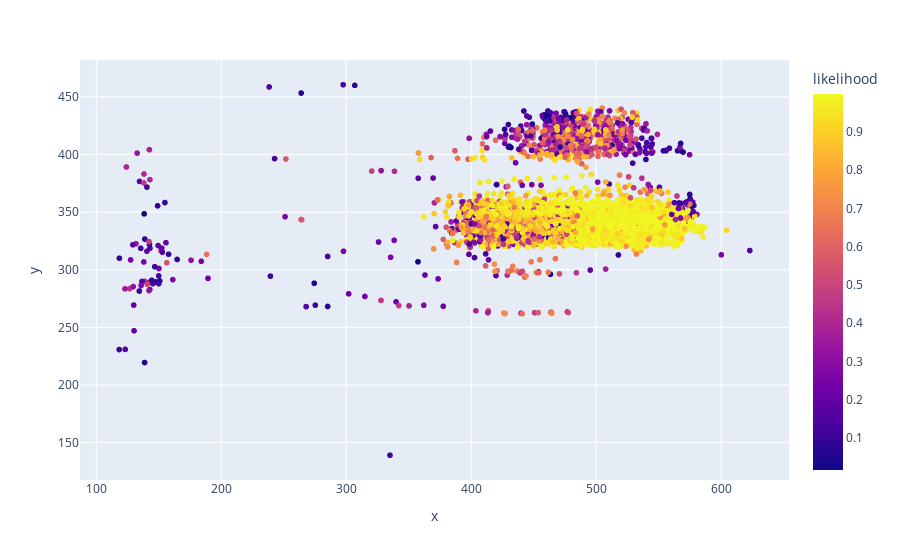
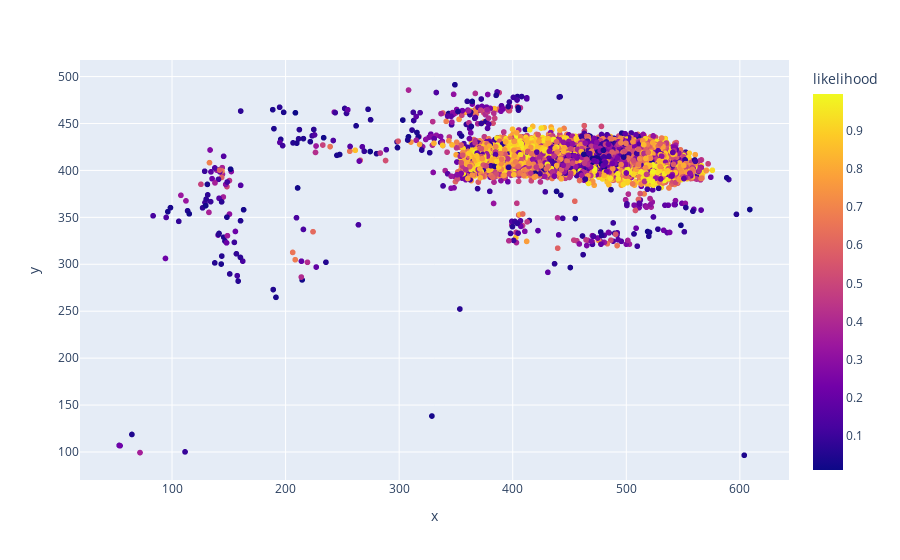
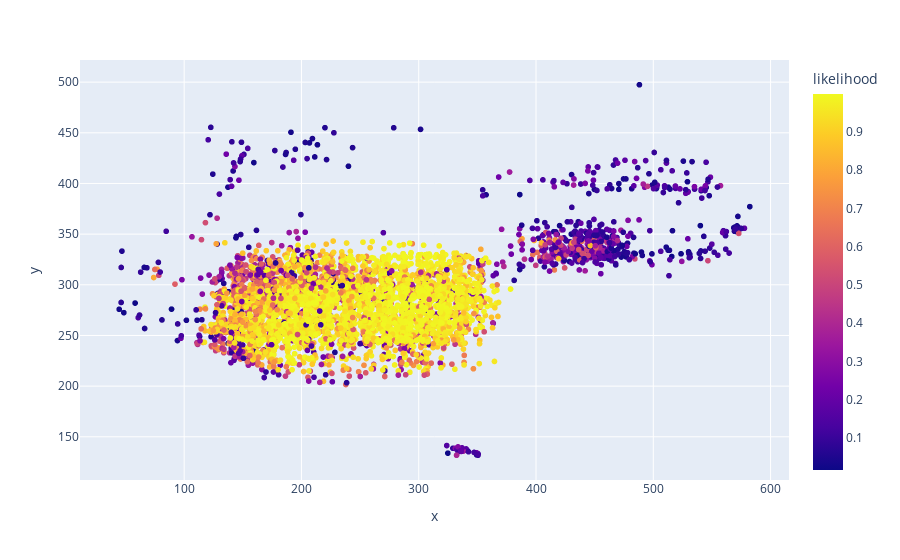
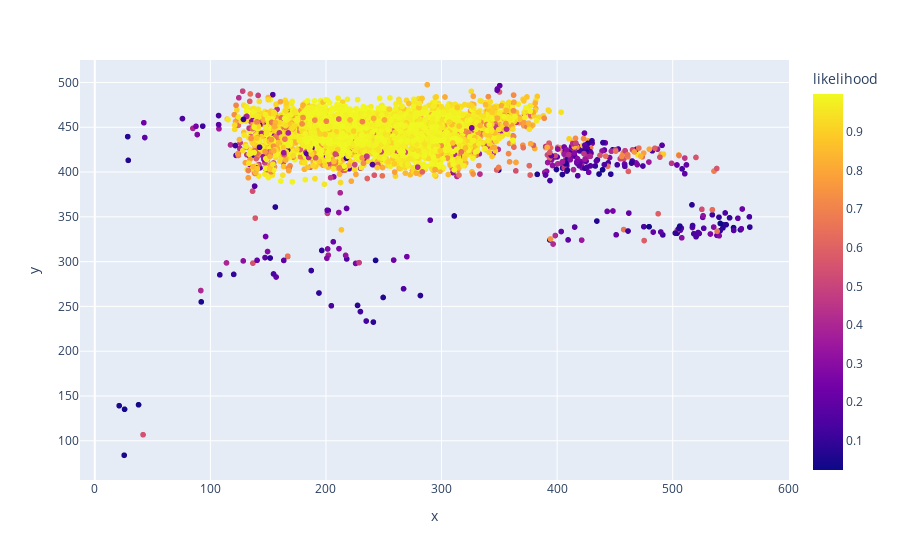

Source (notebook cell) for these figures, in order:
### Code cell
for key in labels:
    fig = px.scatter(df_bodypart(df, key), x="x", y="y", color='likelihood')
    print(key)
    fig.show()

### Figure 1 — Plotly figure (JSON) as saved in the notebook; plotly's stock layout.template omitted (floating-point values rounded to 4 significant figures; data arrays with more than 128 entries replaced by an {"elided": "..."} marker saying what was removed)
{"data": [{"hovertemplate": "x=%{x}<br>y=%{y}<br>likelihood=%{marker.color}<extra></extra>", "legendgroup": "", "marker": {"color": {"elided": "5034 float values"}, "coloraxis": "coloraxis", "symbol": "circle"}, "mode": "markers", "name": "", "showlegend": false, "type": "scattergl", "x": {"elided": "5034 float values"}, "xaxis": "x", "y": {"elided": "5034 float values"}, "yaxis": "y"}], "layout": {"coloraxis": {"colorbar": {"title": {"text": "likelihood"}}, "colorscale": [[0, "#0d0887"], [0.1111, "#46039f"], [0.2222, "#7201a8"], [0.3333, "#9c179e"], [0.4444, "#bd3786"], [0.5556, "#d8576b"], [0.6667, "#ed7953"], [0.7778, "#fb9f3a"], [0.8889, "#fdca26"], [1, "#f0f921"]]}, "legend": {"tracegroupgap": 0}, "margin": {"t": 60}, "xaxis": {"anchor": "y", "domain": [0, 1], "title": {"text": "x"}}, "yaxis": {"anchor": "x", "domain": [0, 1], "title": {"text": "y"}}}}

### Figure 2 — Plotly figure (JSON) as saved in the notebook; plotly's stock layout.template omitted (floating-point values rounded to 4 significant figures; data arrays with more than 128 entries replaced by an {"elided": "..."} marker saying what was removed)
{"data": [{"hovertemplate": "x=%{x}<br>y=%{y}<br>likelihood=%{marker.color}<extra></extra>", "legendgroup": "", "marker": {"color": {"elided": "5034 float values"}, "coloraxis": "coloraxis", "symbol": "circle"}, "mode": "markers", "name": "", "showlegend": false, "type": "scattergl", "x": {"elided": "5034 float values"}, "xaxis": "x", "y": {"elided": "5034 float values"}, "yaxis": "y"}], "layout": {"coloraxis": {"colorbar": {"title": {"text": "likelihood"}}, "colorscale": [[0, "#0d0887"], [0.1111, "#46039f"], [0.2222, "#7201a8"], [0.3333, "#9c179e"], [0.4444, "#bd3786"], [0.5556, "#d8576b"], [0.6667, "#ed7953"], [0.7778, "#fb9f3a"], [0.8889, "#fdca26"], [1, "#f0f921"]]}, "legend": {"tracegroupgap": 0}, "margin": {"t": 60}, "xaxis": {"anchor": "y", "domain": [0, 1], "title": {"text": "x"}}, "yaxis": {"anchor": "x", "domain": [0, 1], "title": {"text": "y"}}}}

### Figure 3 — Plotly figure (JSON) as saved in the notebook; plotly's stock layout.template omitted (floating-point values rounded to 4 significant figures; data arrays with more than 128 entries replaced by an {"elided": "..."} marker saying what was removed)
{"data": [{"hovertemplate": "x=%{x}<br>y=%{y}<br>likelihood=%{marker.color}<extra></extra>", "legendgroup": "", "marker": {"color": {"elided": "5034 float values"}, "coloraxis": "coloraxis", "symbol": "circle"}, "mode": "markers", "name": "", "showlegend": false, "type": "scattergl", "x": {"elided": "5034 float values"}, "xaxis": "x", "y": {"elided": "5034 float values"}, "yaxis": "y"}], "layout": {"coloraxis": {"colorbar": {"title": {"text": "likelihood"}}, "colorscale": [[0, "#0d0887"], [0.1111, "#46039f"], [0.2222, "#7201a8"], [0.3333, "#9c179e"], [0.4444, "#bd3786"], [0.5556, "#d8576b"], [0.6667, "#ed7953"], [0.7778, "#fb9f3a"], [0.8889, "#fdca26"], [1, "#f0f921"]]}, "legend": {"tracegroupgap": 0}, "margin": {"t": 60}, "xaxis": {"anchor": "y", "domain": [0, 1], "title": {"text": "x"}}, "yaxis": {"anchor": "x", "domain": [0, 1], "title": {"text": "y"}}}}

### Figure 4 — Plotly figure (JSON) as saved in the notebook; plotly's stock layout.template omitted (floating-point values rounded to 4 significant figures; data arrays with more than 128 entries replaced by an {"elided": "..."} marker saying what was removed)
{"data": [{"hovertemplate": "x=%{x}<br>y=%{y}<br>likelihood=%{marker.color}<extra></extra>", "legendgroup": "", "marker": {"color": {"elided": "5034 float values"}, "coloraxis": "coloraxis", "symbol": "circle"}, "mode": "markers", "name": "", "showlegend": false, "type": "scattergl", "x": {"elided": "5034 float values"}, "xaxis": "x", "y": {"elided": "5034 float values"}, "yaxis": "y"}], "layout": {"coloraxis": {"colorbar": {"title": {"text": "likelihood"}}, "colorscale": [[0, "#0d0887"], [0.1111, "#46039f"], [0.2222, "#7201a8"], [0.3333, "#9c179e"], [0.4444, "#bd3786"], [0.5556, "#d8576b"], [0.6667, "#ed7953"], [0.7778, "#fb9f3a"], [0.8889, "#fdca26"], [1, "#f0f921"]]}, "legend": {"tracegroupgap": 0}, "margin": {"t": 60}, "xaxis": {"anchor": "y", "domain": [0, 1], "title": {"text": "x"}}, "yaxis": {"anchor": "x", "domain": [0, 1], "title": {"text": "y"}}}}
